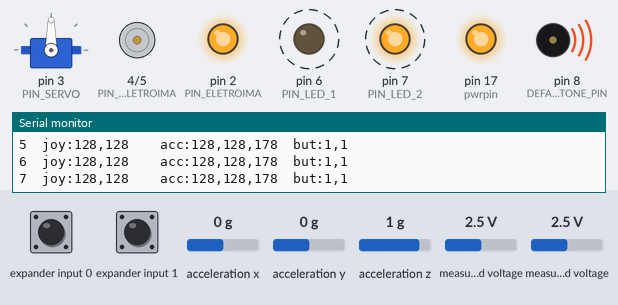
Simulated run of this sketch. Board: Arduino Uno, built with avr-gcc and run on an emulated ATmega328P. On the bench: servo, motor-driver pin pairs drawn as motors (green arrow = first pin HIGH = forward, orange = second pin HIGH = backward, longer = more drive), output pins drawn as LEDs (lit = HIGH), buzzer (waves = sounding), the last lines printed to the serial monitor. Wiring (inferred from the names in the program): Wii Nunchuk at I2C address 0x52. Dashed ring = blinking. The test bench sets the inputs (shaded band); at power-on: measured voltage 2.5 V, expander input 0 HIGH, expander input 1 HIGH, acceleration x 0 g, acceleration y 0 g, acceleration z 1 g.

Above: at 3.32 s.
3.5 s: measured voltage (sensor 200) set to 0.5 V
6.5 s: measured voltage (sensor 200) set to 0.2 V
At 8.1 s:
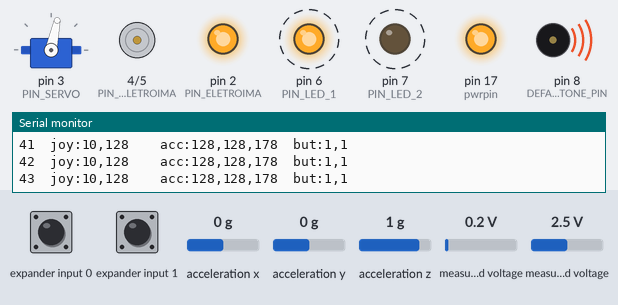
9.5 s: measured voltage (sensor 201) set to 0.5 V
12.5 s: measured voltage (sensor 201) set to 0.2 V
At 12.68 s:
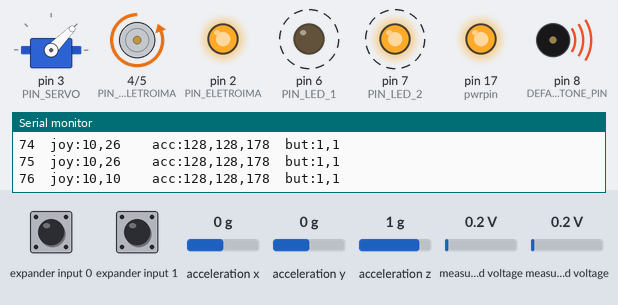
15.5 s: expander input 0 pulled LOW for 0.15 s
At 17.4 s:
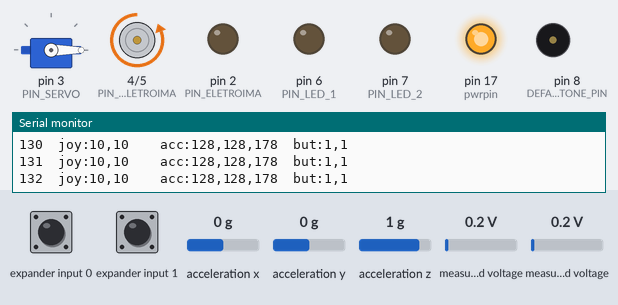
18.5 s: measured voltage (sensor 200) set to 4.2 V
20.0 s: measured voltage (sensor 200) set to 4.5 V
At 20.8 s:
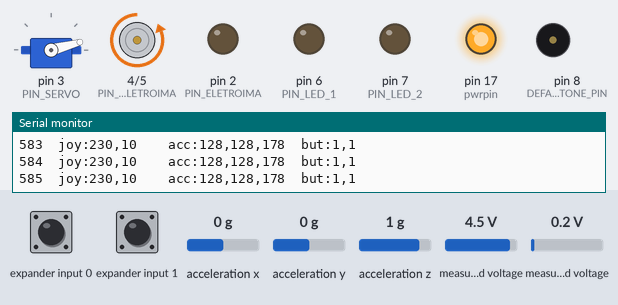
Timing chart, 0 to 25.7 s (numbered marks = the images above; inputs shaded):
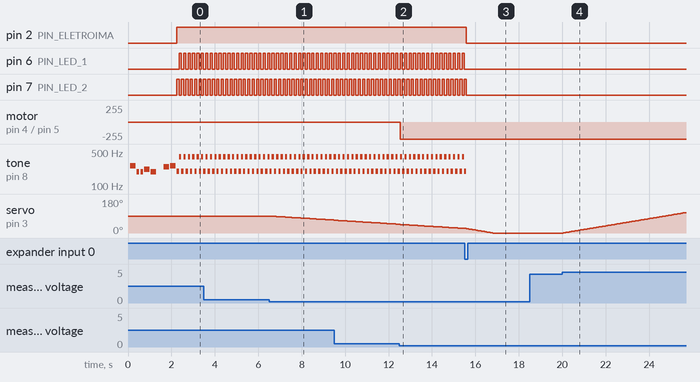

Measured:
- the behaviour switches between 0.4 and 0.3 V on measured voltage (sensor 200) (found by bisection; images 0 and 1)
- the behaviour switches between 0.4 and 0.3 V on measured voltage (sensor 201) (found by bisection; images 1 and 2)
- the behaviour switches between 4.3 and 4.4 V on measured voltage (sensor 200) (found by bisection; images 3 and 4)
- after the input at 6.5 s, servo on pin 3 (PIN_SERVO): moves from 90° to 68° over 2.9 s, starting after 0.13 s
- after the input at 12.5 s, motor on pin 4 (PIN_1_MOTOR_ELETROIMA) / pin 5 (PIN_2_MOTOR_ELETROIMA): stopped → backward 255/255 at once
- after the input at 15.5 s, pin 2 (PIN_ELETROIMA): HIGH → LOW after 0.09 s; pin 6 (PIN_LED_1): stops changing and stays LOW; pin 7 (PIN_LED_2): goes on until 15.6 s, then stays LOW
- after the input at 20.0 s, servo on pin 3 (PIN_SERVO): moves from 0° to 108° over 5.6 s, starting after 0.05 s
- by itself, pin 6 (PIN_LED_1), pin 7 (PIN_LED_2): alternates HIGH for 0.10 s and LOW for 0.10 s

The sketch:

Nunchuck_Crane_v2.ino
```cpp
// Vermelho: GND
// SDA : Amarelo
// SCL : Branco
// Verde: VDD
// Preto: Detect

/*
For the original Nunchuk, the following is the color and pin-layout of the connector:

Green → SDA
nc
Red → 3v3
White → GND
nc
Yellow → SCL


For the Nunchuk clone I got, the following is the color and pin-layout of the connector:

Yellow → SDA
Black → nc (Detect)
Green → 3v3
Red → GND
nc
White → SCL


A4 - SDA
A5 - SCL

*/

#include <Wire.h>
#include <Servo.h>
#include "TimerFreeTone.h"
#include "nunchuck_funcs.h"      //Controle Wii NunChuck

//Contantes
#define MAX_SERVO 180
#define MIN_SERVO 0
#define PIN_ELETROIMA 2

#define PIN_SERVO 3

#define PIN_1_MOTOR_ELETROIMA 4
#define PIN_2_MOTOR_ELETROIMA 5

#define PIN_LED_1 6
#define PIN_LED_2 7


#define DEFAULT_TONE_PIN 8

// Comunicação via protocolo I2C COM Nunchuck: A4 (SDA), A5 (SCL)


// Valores de cada um dos servos
int countServo = 90;
bool ledSway = false;

Servo servoBase;

bool eletroImaState = true;


void song() {
  int melody[] = { 262, 196, 196, 220, 196, 0, 247, 262 };
  int duration[] = { 250, 125, 125, 250, 250, 250, 250, 250 };
  for (int thisNote = 0; thisNote < 8; thisNote++) { // Loop through the notes in the array.
    TimerFreeTone(DEFAULT_TONE_PIN, melody[thisNote], duration[thisNote]); // Play thisNote for duration.
    delay(50); // Short delay between notes.
  }
}

void setup() {

  Serial.begin(115200);
  Serial.println("*** Guindaste Articulado ***");

  nunchuck_setpowerpins();
  nunchuck_init();


  pinMode(PIN_LED_1, OUTPUT);
  pinMode(PIN_LED_2, OUTPUT);
  pinMode(PIN_ELETROIMA, OUTPUT);
  pinMode(PIN_1_MOTOR_ELETROIMA, OUTPUT);
  pinMode(PIN_2_MOTOR_ELETROIMA, OUTPUT);


  servoBase.attach(PIN_SERVO);
  servoBase.write(countServo);
  song();

}


void MotorSubirIma() {
  digitalWrite(PIN_1_MOTOR_ELETROIMA, LOW);
  digitalWrite(PIN_2_MOTOR_ELETROIMA, HIGH);
}

void MotorDescerIma() {
  digitalWrite(PIN_1_MOTOR_ELETROIMA, HIGH);
  digitalWrite(PIN_2_MOTOR_ELETROIMA, LOW);
}

void MotorPararIma() {
  digitalWrite(PIN_1_MOTOR_ELETROIMA, LOW);
  digitalWrite(PIN_2_MOTOR_ELETROIMA, LOW);
}

// Esta funcao é responsável por retornar o incremento de acordo com o valor passado como parâmetro
int ObterIncremento(int value) {

    int var = -1;

    var = map(value, 0, 255, 1, 7); //map(value, fromLow, fromHigh, toLow, toHigh);

    switch (var) {
    case 1:
      return 2; //dobro
      break;
    case 2: case 3:
      return 1;
      break;
    case 4:  //meio
      return 0;
      break;
    case 5: case 6:
      return -1;
      break;
    case 7:
      return -2; //dobro
      break;
    default:
      return 0;
    break;
  }
}

bool stateCanChange = true;

unsigned long millisTarefa1 = millis();


void loop() {

    nunchuck_get_data();      //coleta dados do nunchuck

    byte accx, accy, zbut, cbut, joyx, joyy;


    joyx = nunchuck_joyx();   //joystick X (não utilizado)
    joyy = nunchuck_joyy();   //joystick Y (controle vertical do braço)

    accx  = nunchuck_accelx(); //acelerômetro X (controle da base do braço)
    accy  = nunchuck_accely(); //acelerômetro Y (controle frente/trás do braço)
    zbut = nunchuck_zbutton(); //botão Z (controle da garra), pressionado garra fechada, solto garra aberta
    cbut = nunchuck_cbutton(); //botão C (quando pressionado, congela o braço)


    if (joyx < 20 || (cbut && accx < 80))  { // esquerda
        countServo--;
        if (countServo < MIN_SERVO) {
          countServo = MIN_SERVO;
        }
         if (!eletroImaState) {
          delay(50);
         }
    } else if (joyx > 220 || (cbut && accx > 150)) {
      countServo++;
      if (countServo > MAX_SERVO) {
          countServo = MAX_SERVO;
        }
        if (!eletroImaState) {
          delay(50);
         }
    }
//x < 80; >150
//y > 150 frente// <110 traz
    servoBase.write(countServo);

    if (joyy < 20 || (cbut && accy < 110))  { // esquerda
      MotorSubirIma();
    } else if (joyy > 220 || (cbut && accy > 150)) {
      MotorDescerIma();
    } else {
      MotorPararIma();
    }

  nunchuck_print_data();

  if (zbut && stateCanChange)
  {
    eletroImaState = !eletroImaState;
    stateCanChange = false;
  }


  if (!zbut){
    stateCanChange = true;
  }


  tarefaPisca();
  switchState();


}


void tarefaPisca(){


  // Verifica se já passou 200 milisegundos
  if((millis() - millisTarefa1) < 200){  //0.200ms

      switchState();

  } else { //201..400ms

  }
  // Verifica se já passou 400 milisegundos
  if((millis() - millisTarefa1) > 400){
    millisTarefa1 = millis();
  }
}

void switchState() {
      if (eletroImaState) {
        digitalWrite(PIN_ELETROIMA, HIGH);
        ledSway = !ledSway;
        if (ledSway) {
            digitalWrite(PIN_LED_1, LOW);
            digitalWrite(PIN_LED_2, HIGH);
            TimerFreeTone(DEFAULT_TONE_PIN, 200, 100);
        } else {
            digitalWrite(PIN_LED_1, HIGH);
            digitalWrite(PIN_LED_2, LOW);
            TimerFreeTone(DEFAULT_TONE_PIN, 400, 100);
        }

    } else  {
        digitalWrite(PIN_ELETROIMA, LOW);
        digitalWrite(PIN_LED_1, LOW);
        digitalWrite(PIN_LED_2, LOW);
    }
}
```

nunchuck_funcs.h
```cpp
/*
 * Nunchuck functions  -- Talk to a Wii Nunchuck
 *
 * This library is from the Bionic Arduino course :
 *                          http://todbot.com/blog/bionicarduino/
 *
 * 2007-11 Tod E. Kurt, http://todbot.com/blog/
 *
 * The Wii Nunchuck reading code originally from Windmeadow Labs
 *   http://www.windmeadow.com/node/42
 */

#if (ARDUINO >= 100)
#include <Arduino.h>
#else
//#include <WProgram.h>
//#define Wire.write(x) Wire.send(x)
//#define Wire.read() Wire.receive()
#endif


static uint8_t nunchuck_buf[6];   // array to store nunchuck data,

// Uses port C (analog in) pins as power & ground for Nunchuck
static void nunchuck_setpowerpins()
{
#define pwrpin PORTC3
#define gndpin PORTC2
    DDRC |= _BV(pwrpin) | _BV(gndpin);
    PORTC &=~ _BV(gndpin);
    PORTC |=  _BV(pwrpin);
    delay(100);  // wait for things to stabilize
}

// initialize the I2C system, join the I2C bus,
// and tell the nunchuck we're talking to it
static void nunchuck_init()
{
    Wire.begin();                // join i2c bus as master
    Wire.beginTransmission(0x52);// transmit to device 0x52
Wire.beginTransmission(0x52);      // endereço do nunchuck
Wire.write(0xF0);                    // registro de incialização 1
Wire.write(0x55);                  //dado
Wire.endTransmission();        //faz a transmissão
delay(1);
Wire.beginTransmission(0x52);
Wire.write(0xFB);                   // registro de incialização 2
Wire.write(0x00);                   //dado
Wire.endTransmission();             //faz a transmissão
}

// Send a request for data to the nunchuck
// was "send_zero()"
static void nunchuck_send_request()
{
    Wire.beginTransmission(0x52);// transmit to device 0x52
#if (ARDUINO >= 100)
    Wire.write((uint8_t)0x00);// sends one byte
#else
    Wire.send((uint8_t)0x00);// sends one byte
#endif
    Wire.endTransmission();// stop transmitting
}

// Encode data to format that most wiimote drivers except
// only needed if you use one of the regular wiimote drivers
static char nunchuk_decode_byte (char x)
{
    //x = (x ^ 0x17) + 0x17;
    return x;
}

// Receive data back from the nunchuck,
// returns 1 on successful read. returns 0 on failure
static int nunchuck_get_data()
{
    int cnt=0;
    Wire.requestFrom (0x52, 6);// request data from nunchuck
    while (Wire.available ()) {
        // receive byte as an integer
#if (ARDUINO >= 100)
        nunchuck_buf[cnt] = nunchuk_decode_byte( Wire.read() );
#else
        nunchuck_buf[cnt] = nunchuk_decode_byte( Wire.receive() );
#endif
        cnt++;
    }
    nunchuck_send_request();  // send request for next data payload
    // If we recieved the 6 bytes, then go print them
    if (cnt >= 5) {
        return 1;   // success
    }
    return 0; //failure
}

// Print the input data we have recieved
// accel data is 10 bits long
// so we read 8 bits, then we have to add
// on the last 2 bits.  That is why I
// multiply them by 2 * 2
static void nunchuck_print_data()
{
    static int i=0;
    int joy_x_axis = nunchuck_buf[0];
    int joy_y_axis = nunchuck_buf[1];
    int accel_x_axis = nunchuck_buf[2]; // * 2 * 2;
    int accel_y_axis = nunchuck_buf[3]; // * 2 * 2;
    int accel_z_axis = nunchuck_buf[4]; // * 2 * 2;

    int z_button = 0;
    int c_button = 0;

    // byte nunchuck_buf[5] contains bits for z and c buttons
    // it also contains the least significant bits for the accelerometer data
    // so we have to check each bit of byte outbuf[5]
    if ((nunchuck_buf[5] >> 0) & 1)
        z_button = 1;
    if ((nunchuck_buf[5] >> 1) & 1)
        c_button = 1;

    if ((nunchuck_buf[5] >> 2) & 1)
        accel_x_axis += 1;
    if ((nunchuck_buf[5] >> 3) & 1)
        accel_x_axis += 2;

    if ((nunchuck_buf[5] >> 4) & 1)
        accel_y_axis += 1;
    if ((nunchuck_buf[5] >> 5) & 1)
        accel_y_axis += 2;

    if ((nunchuck_buf[5] >> 6) & 1)
        accel_z_axis += 1;
    if ((nunchuck_buf[5] >> 7) & 1)
        accel_z_axis += 2;

    Serial.print(i,DEC);
    Serial.print("\t");

    Serial.print("joy:");
    Serial.print(joy_x_axis,DEC);
    Serial.print(",");
    Serial.print(joy_y_axis, DEC);
    Serial.print("  \t");

    Serial.print("acc:");
    Serial.print(accel_x_axis, DEC);
    Serial.print(",");
    Serial.print(accel_y_axis, DEC);
    Serial.print(",");
    Serial.print(accel_z_axis, DEC);
    Serial.print("\t");

    Serial.print("but:");
    Serial.print(z_button, DEC);
    Serial.print(",");
    Serial.print(c_button, DEC);

    Serial.print("\r\n");  // newline
    i++;
}

// returns zbutton state: 1=pressed, 0=notpressed
static int nunchuck_zbutton()
{
    return ((nunchuck_buf[5] >> 0) & 1) ? 0 : 1;  // voodoo
}

// returns zbutton state: 1=pressed, 0=notpressed
static int nunchuck_cbutton()
{
    return ((nunchuck_buf[5] >> 1) & 1) ? 0 : 1;  // voodoo
}

// returns value of x-axis joystick
static int nunchuck_joyx()
{
    return nunchuck_buf[0];
}

// returns value of y-axis joystick
static int nunchuck_joyy()
{
    return nunchuck_buf[1];
}

// returns value of x-axis accelerometer
static int nunchuck_accelx()
{
    return nunchuck_buf[2];   // FIXME: this leaves out 2-bits of the data
}

// returns value of y-axis accelerometer
static int nunchuck_accely()
{
    return nunchuck_buf[3];   // FIXME: this leaves out 2-bits of the data
}

// returns value of z-axis accelerometer
static int nunchuck_accelz()
{
    return nunchuck_buf[4];   // FIXME: this leaves out 2-bits of the data
}
```
